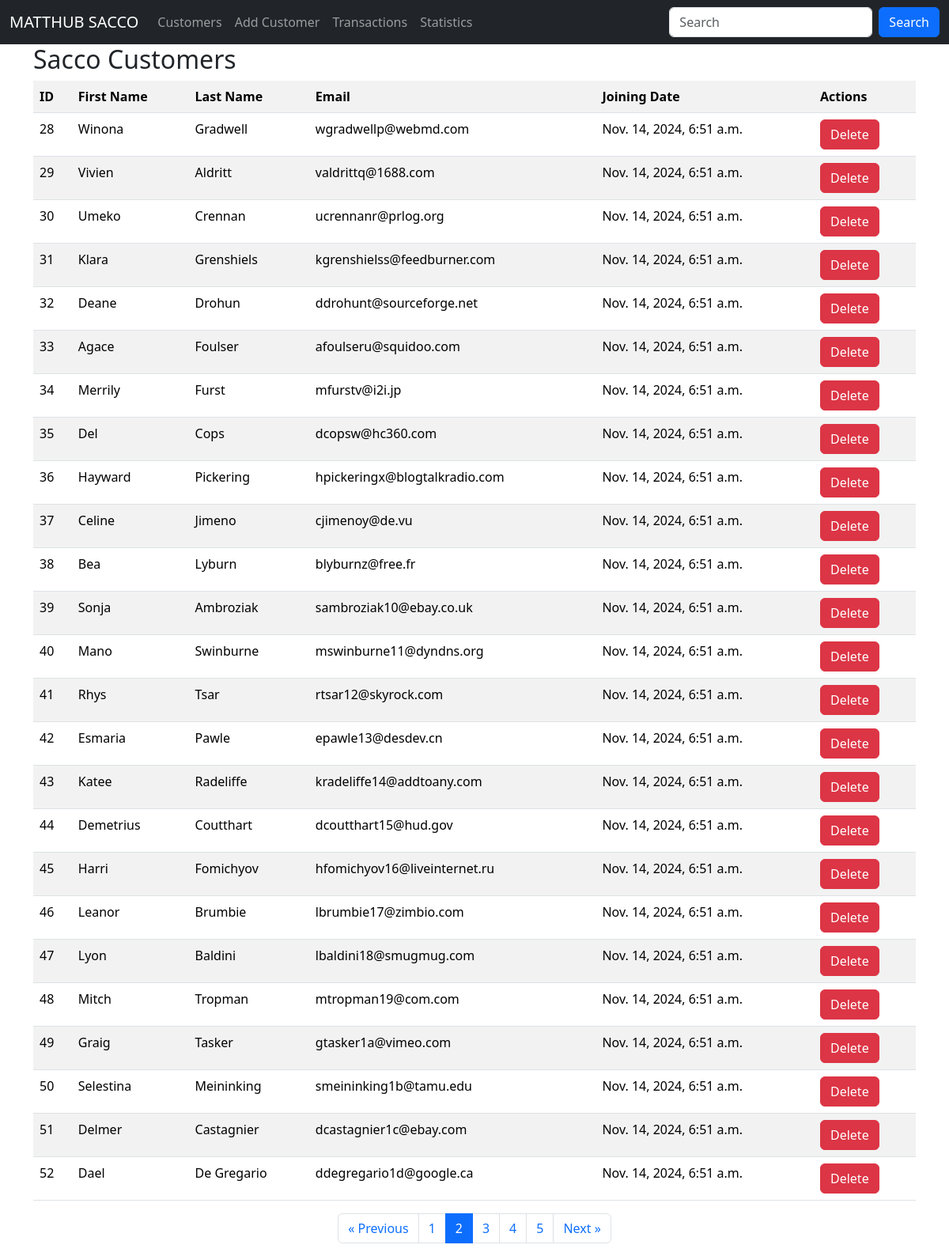
Screenshot of /?page=2 with the database file from the repository.
### sacco/models.py (models this page shows, shortened)
class Customer(models.Model):
    first_name = models.CharField(max_length=30)
    last_name = models.CharField(max_length=30)
    email = models.EmailField(unique=True)
    dob = models.DateField()
    gender = models.CharField(max_length=10)
    weight = models.IntegerField(default=0)
    created_at = models.DateTimeField(auto_now_add=True)
    updated_at = models.DateTimeField(auto_now=True)
    class Meta:
        db_table = 'customers'

### sacco/views.py (the view)
# urls.py: path('', views.customers, name='customers'),
def customers(request):
    customer_list = Customer.objects.all().order_by('id')
    paginator = Paginator(customer_list, 25)  # Show 10 customers per page
    page = request.GET.get('page')
    data = paginator.get_page(page)
    return render(request, 'customers.html', {"customers": data})

### templates/customers.html (shortened to what this page needs)
{% extends 'master.html' %}
{% block content %}
    <div class="container">
        <h2>Sacco Customers</h2>
        <table class="table table-striped">
            <tr>
                <th>ID</th>
                <th>First Name</th>
                <th>Last Name</th>
                <th>Email</th>
                <th>Joining Date</th>
                <th>Actions</th>
            </tr>
            {% for customer in customers %}
                <tr>
                    <td>{{ customer.id }}</td>
                    <td>{{ customer.first_name }}</td>
                    <td>{{ customer.last_name }}</td>
                    <td>{{ customer.email }}</td>
                    <td>{{ customer.created_at }}</td>
                    <td>
                        <a class="btn btn-danger" href="{% url 'delete_customer' customer.id %}">Delete</a>
                    </td>
                </tr>
            {% empty %}
                <tr>
                    <td colspan="5" class="text-center text-danger">No Customers In the Sacco</td>
                </tr>
            {% endfor %}
        </table>
        {% if customers.has_other_pages %}
        <nav aria-label="Page navigation">
            <ul class="pagination justify-content-center">
                {% if customers.has_previous %}
                    <li class="page-item">
                        <a class="page-link" href="?page={{ customers.previous_page_number }}">&laquo; Previous</a>
                    </li>
                {% else %}
                    <li class="page-item disabled">
                        <span class="page-link">&laquo; Previous</span>
                    </li>
                {% endif %}
                {% for i in customers.paginator.page_range %}
                    {% if customers.number == i %}
                        <li class="page-item active">
                            <span class="page-link">{{ i }}</span>
                        </li>
                    {% else %}
                        <li class="page-item">
                            <a class="page-link" href="?page={{ i }}">{{ i }}</a>
                        </li>
                    {% endif %}
                {% endfor %}
                {% if customers.has_next %}
                    <li class="page-item">
                        <a class="page-link" href="?page={{ customers.next_page_number }}">Next &raquo;</a>
                    </li>
                {% else %}
                    <li class="page-item disabled">
                        <span class="page-link">Next &raquo;</span>
                    </li>
                {% endif %}
            </ul>
        </nav>
        {% endif %}
    </div>
{% endblock %}

### rows the page displays
Customer: id "28", first_name "Winona", last_name "Gradwell", email "wgradwellp@webmd.com", created_at "Nov. 14, 2024, 6:51 a.m."
Customer: id "29", first_name "Vivien", last_name "Aldritt", email "valdrittq@1688.com", created_at "Nov. 14, 2024, 6:51 a.m."
Customer: id "30", first_name "Umeko", last_name "Crennan", email "ucrennanr@prlog.org", created_at "Nov. 14, 2024, 6:51 a.m."
Customer: id "31", first_name "Klara", last_name "Grenshiels", email "kgrenshielss@feedburner.com", created_at "Nov. 14, 2024, 6:51 a.m."
Customer: id "32", first_name "Deane", last_name "Drohun", email "ddrohunt@sourceforge.net", created_at "Nov. 14, 2024, 6:51 a.m."
Customer: id "33", first_name "Agace", last_name "Foulser", email "afoulseru@squidoo.com", created_at "Nov. 14, 2024, 6:51 a.m."
Customer: id "34", first_name "Merrily", last_name "Furst", email "mfurstv@i2i.jp", created_at "Nov. 14, 2024, 6:51 a.m."
Customer: id "35", first_name "Del", last_name "Cops", email "dcopsw@hc360.com", created_at "Nov. 14, 2024, 6:51 a.m."
Customer: id "36", first_name "Hayward", last_name "Pickering", email "hpickeringx@blogtalkradio.com", created_at "Nov. 14, 2024, 6:51 a.m."
Customer: id "37", first_name "Celine", last_name "Jimeno", email "cjimenoy@de.vu", created_at "Nov. 14, 2024, 6:51 a.m."
Customer: id "38", first_name "Bea", last_name "Lyburn", email "blyburnz@free.fr", created_at "Nov. 14, 2024, 6:51 a.m."
Customer: id "39", first_name "Sonja", last_name "Ambroziak", email "sambroziak10@ebay.co.uk", created_at "Nov. 14, 2024, 6:51 a.m."
Customer: id "40", first_name "Mano", last_name "Swinburne", email "mswinburne11@dyndns.org", created_at "Nov. 14, 2024, 6:51 a.m."
Customer: id "41", first_name "Rhys", last_name "Tsar", email "rtsar12@skyrock.com", created_at "Nov. 14, 2024, 6:51 a.m."
Customer: id "42", first_name "Esmaria", last_name "Pawle", email "epawle13@desdev.cn", created_at "Nov. 14, 2024, 6:51 a.m."
Customer: id "43", first_name "Katee", last_name "Radeliffe", email "kradeliffe14@addtoany.com", created_at "Nov. 14, 2024, 6:51 a.m."
Customer: id "44", first_name "Demetrius", last_name "Coutthart", email "dcoutthart15@hud.gov", created_at "Nov. 14, 2024, 6:51 a.m."
Customer: id "45", first_name "Harri", last_name "Fomichyov", email "hfomichyov16@liveinternet.ru", created_at "Nov. 14, 2024, 6:51 a.m."
Customer: id "46", first_name "Leanor", last_name "Brumbie", email "lbrumbie17@zimbio.com", created_at "Nov. 14, 2024, 6:51 a.m."
Customer: id "47", first_name "Lyon", last_name "Baldini", email "lbaldini18@smugmug.com", created_at "Nov. 14, 2024, 6:51 a.m."
Customer: id "48", first_name "Mitch", last_name "Tropman", email "mtropman19@com.com", created_at "Nov. 14, 2024, 6:51 a.m."
Customer: id "49", first_name "Graig", last_name "Tasker", email "gtasker1a@vimeo.com", created_at "Nov. 14, 2024, 6:51 a.m."
Customer: id "50", first_name "Selestina", last_name "Meininking", email "smeininking1b@tamu.edu", created_at "Nov. 14, 2024, 6:51 a.m."
Customer: id "51", first_name "Delmer", last_name "Castagnier", email "dcastagnier1c@ebay.com", created_at "Nov. 14, 2024, 6:51 a.m."
Customer: id "52", first_name "Dael", last_name "De Gregario", email "ddegregario1d@google.ca", created_at "Nov. 14, 2024, 6:51 a.m."

### other values shown
{{ i }} "1" "3" "4" "5"
{{ i }} "2"
